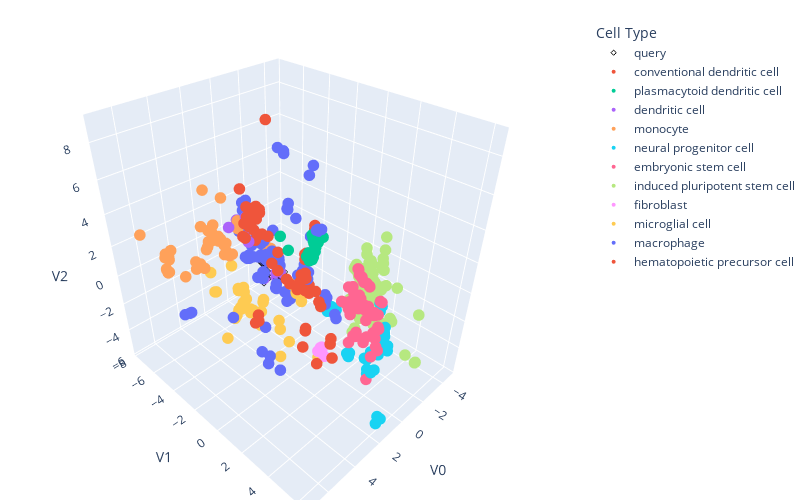

This figure's notebook cell:
### Code cell
import plotly.express as px
import plotly.io as pio

# Set default renderer to 'notebook'
pio.renderers.default = 'vscode'

fig = px.scatter_3d(
    result,
    x='V0',        # Column for x-axis
    y='V1',        # Column for y-axis
    z='V2',        # Column for z-axis
    color= bio_tag,  # Color points based on bio_tag
    symbol='ref_or_query',  # Set symbols based on ref_or_query
    symbol_map = dict(ref = 'circle', query = 'diamond-open'),
    color_discrete_map = dict(query = 'black')
)

# Update the layout to distinguish the categories better
fig.update_traces(marker=dict(size=4))  # Adjust the size as needed

# Update layout to customize the plot
fig.update_layout(
    height=500,  # Height of the plot in pixels
    width=800,   # Width of the plot in pixels
    margin=dict(t=20, l=0, r=0, b=0),  # Custom margins
    uirevision= True,
    hovermode = 'closest',
    scene_camera=dict(
        up=dict(x=0, y=0, z=1),
        center=dict(x=0, y=0, z=0),
        eye=dict(x=1.25, y=1.25, z=1.25)
    ),
    legend_title=dict(text='Cell Type')
)

for trace in fig.data:
  trace.name = trace.name.split(',')[0]

# Show the plot
fig.show()
